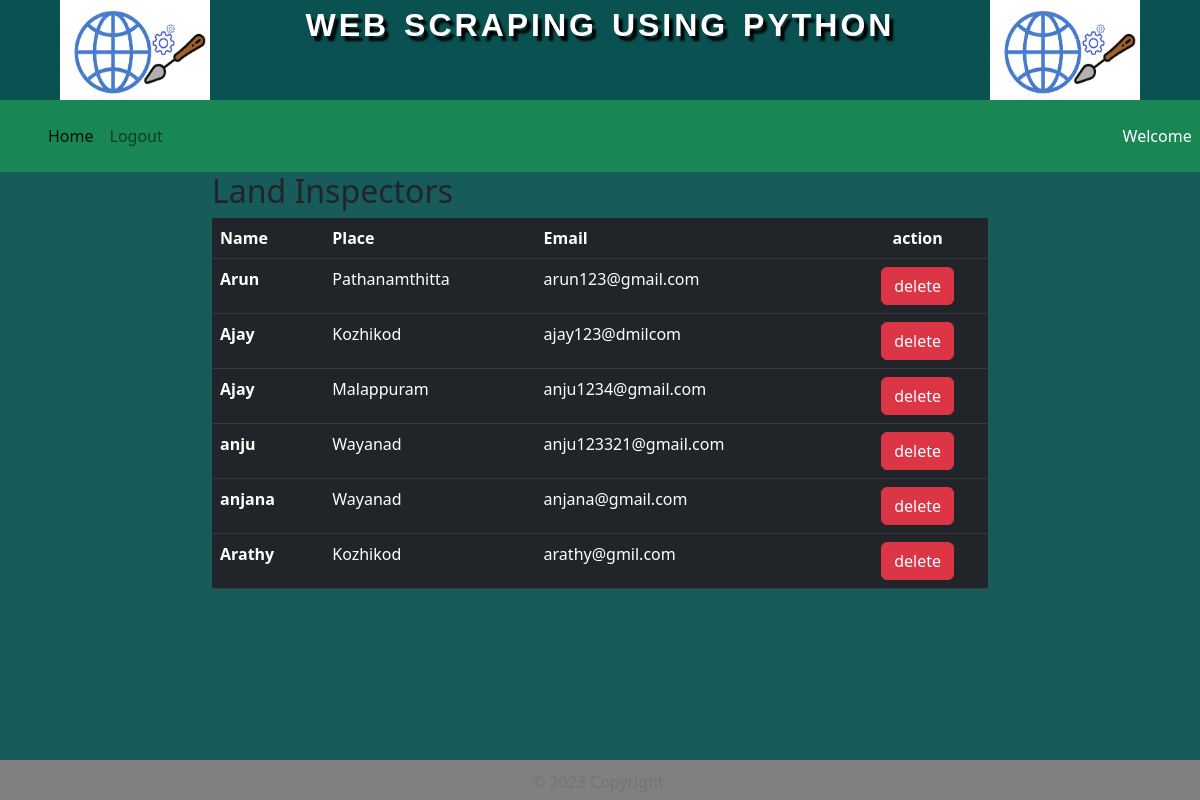
The page /allngo/ on the database its author committed.
### app/models.py (models this page shows)
class ngoreg(models.Model):
    name=models.CharField(max_length=200)
    email=models.CharField(max_length=200)
    password=models.CharField(max_length=200)
    place=models.CharField(max_length=200)
    mob=models.CharField(max_length=200)
    ward=models.CharField(max_length=200)

### app/views.py (the view)
# urls.py: path('allngo/', views.allngo, name='useruallngo'),
def allngo(request):
    works = ngoreg.objects.all()
    return render(request, 'allngos.html', {'ngos': works})

### app/templates/allngos.html
{% extends 'councillor.html' %}
{% block content %}
<div class="col-lg-12">
    <h2 class="page-header">Land Inspectors</h2>
                </div>
 <div class="row">
    <div class="col-md-12">
       <table class="table table-hover table-dark">
  <thead>
    <tr>
      <th scope="col">Name</th>
      <th scope="col">Place</th>
 <th scope="col">Email</th>
        <th  colspan="2" class="text-center">action</th>
    </tr>
  </thead>
  <tbody>
{% for com in ngos %}
    <tr>
      <th scope="row">{{com.name}}</th>
    <td>{{com.place}}</td>
        <td>{{com.email}}</td>
        <td colspan="2" class="text-center">
       <a href="{% url 'ngo_delete' com.id %}" class="btn btn-danger" id="{{com.id}}">delete</a>
        </td>
    </tr>
    {% endfor %}
  </tbody>
</table>
    </div>
  </div>
{% endblock %}

### app/templates/councillor.html (shortened to what this page needs)
{% load static %}
<!DOCTYPE html>
<html lang="en">
<head>
<link href="https://cdn.jsdelivr.net/npm/bootstrap@5.2.0-beta1/dist/css/bootstrap.min.css" rel="stylesheet">
<link rel="stylesheet" href="{% static 'index.css' %}">
<link href="https://unpkg.com/aos@2.3.1/dist/aos.css" rel="stylesheet">
</head>
<body class="backgnd" style="background-color:#0a5252f1" >
    <div id="index-page1">
     <div id="top-header"class="container-fluid">
<div id="logo"><img src="{% static 'scrapping.png' %}" style="width:150px;height:100px;"> </div>
     <div id="title"data-aos="fade-zoom-in" data-aos-easing="ease-out-cubic"
     data-aos-duration="2000"
     data-aos-anchor-placement="center-bottom">
      <h1 class="heading1">WEB SCRAPING USING PYTHON</h1>
     </div>
     <div id="logo" ><img src="{% static 'scrapping.png' %}" style="width:150px;height:100px;"> </div>
    </div>
     <div id="nav-header"data-aos="fade-left" data-aos-easing="ease-out-cubic"
     data-aos-duration="1000"
     data-aos-anchor-placement="center-bottom">
      <nav class="navbar navbar-expand-lg " id="index-header" style="background-color:#198754;">
        <div class="container-fluid">
          <div class="collapse navbar-collapse" id="navbarScroll" >
            <nav class="navbar navbar-expand-lg " style="background-color:#198754;">
  <div class="container-fluid">
    <div class="collapse navbar-collapse" id="navbarText">
      <ul class="navbar-nav me-auto mb-2 mb-lg-0">
        <li class="nav-item">
          <a class="nav-link active" aria-current="page" href="#">Home</a>
        </li>
           <li class="nav-item justify-content-end">
               {% block nav-logout %}<a class="nav-link" href="{% url 'logout' %}">Logout</a>{% endblock %}
        </li>
      </ul>
    </div>
  </div>
</nav>
          </div>
        </div>
          <span class="navbar-text text-white" >
        Welcome&nbsp;{% if 'member_type' in request.session %}{{request.session.name }}  {% endif %}&nbsp;
           </span>
      </nav>
     </div>
      <div class="container-fluid">
       <div class="row" data-aos="flip-right" data-aos-easing="ease-out-cubic"
       data-aos-duration="1000">
       <div class="col-md-2">
       </div>
       <div class="col-md-8">
 {% block content %}
       {% endblock %}
       </div>
 </div>
 </div>
  <footer class="footer" id="footer">
      <div class="container">
<center> <span class="text-muted" style="margin:auto">  © 2023 Copyright: <a class="text-white" href="#"></a></span>
</center>
      </div>
    </footer>
</body>
</html>

### app/templates/councillor.html (style rules this page uses)
* { margin:0; padding: 0; box-sizing: border-box; }
body { background-color: rgb(17, 134, 155); }
#top-header { display: flex; justify-content: space-around; background-color: rgb(10, 82, 82); }
#top-header .heading1 { color:white; font-size: 2em; font-family: sans-serif; font-weight: 800; text-align: center; text-shadow: 4px 5px 2.2px black; letter-spacing: 3px; word-spacing: 3px; padding-top: 6px; }
#index-header { background-color: rgb(1, 102, 116); }
ul ,li { list-style: none; }
#footer { position: fixed; padding: 10px 10px 0px 10px; bottom: 0; width: 100%; height: 40px; background: grey; }
.nav-item { color:blue; }

### rows shown on the page
ngoreg: name "Arun", place "Pathanamthitta", email "arun123@gmail.com"
ngoreg: name "Ajay", place "Kozhikod", email "ajay123@dmilcom"
ngoreg: name "Ajay", place "Malappuram", email "anju1234@gmail.com"
ngoreg: name "anju", place "Wayanad", email "anju123321@gmail.com"
ngoreg: name "anjana", place "Wayanad", email "anjana@gmail.com"
ngoreg: name "Arathy", place "Kozhikod", email "arathy@gmil.com"
